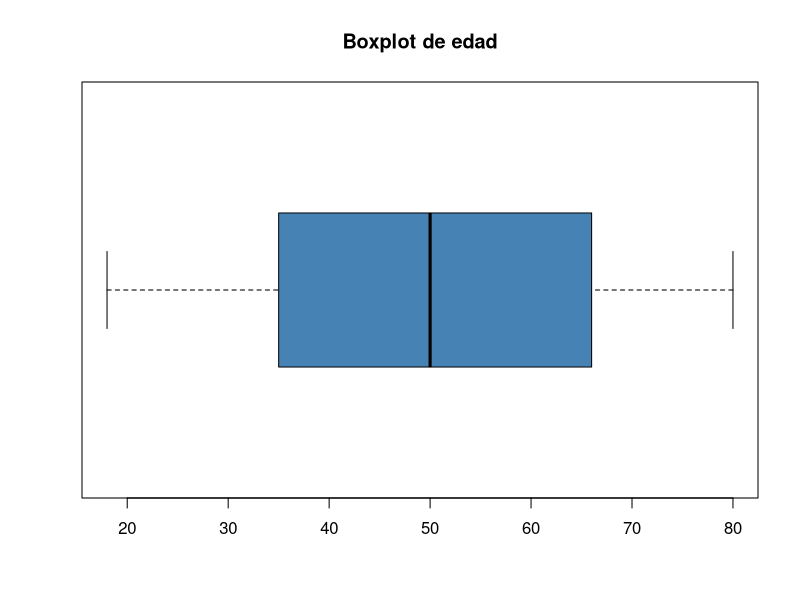
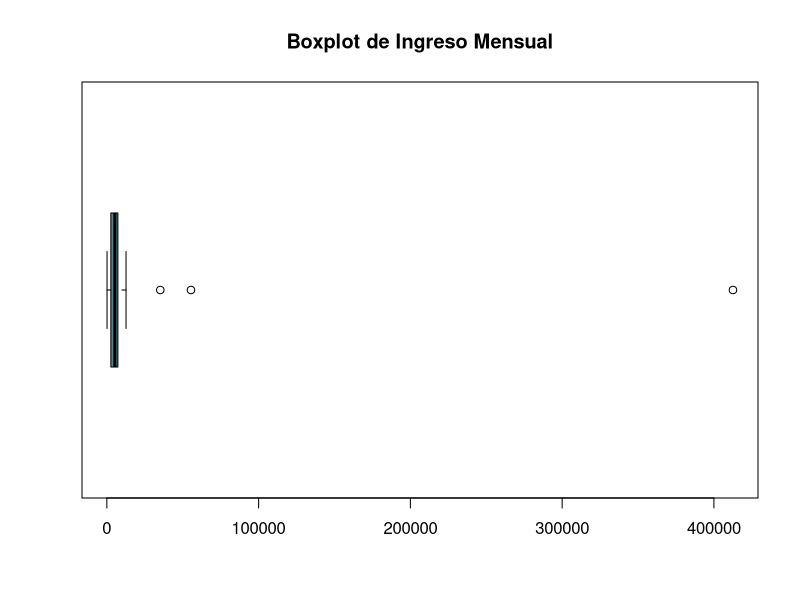
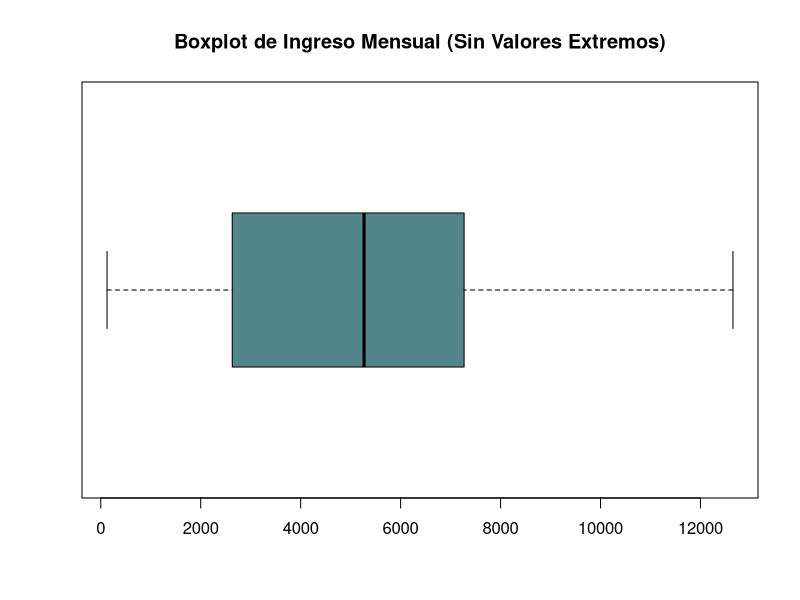
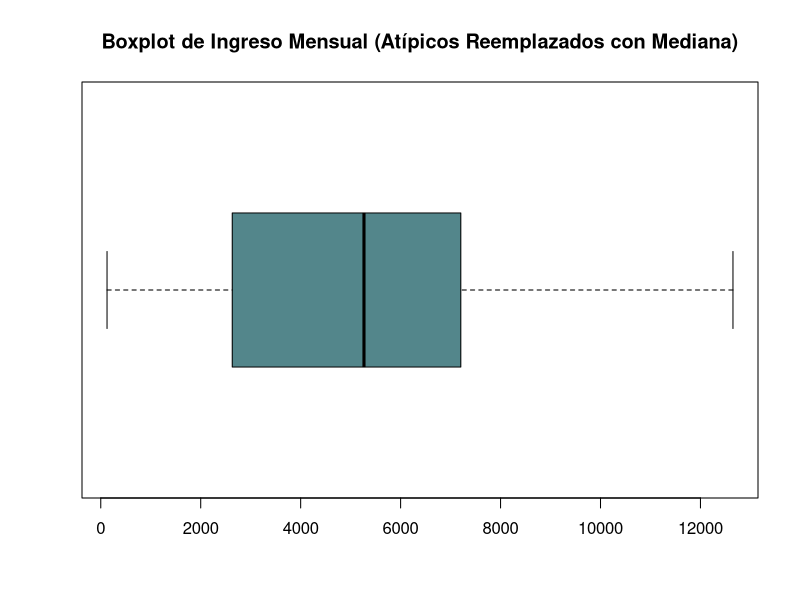
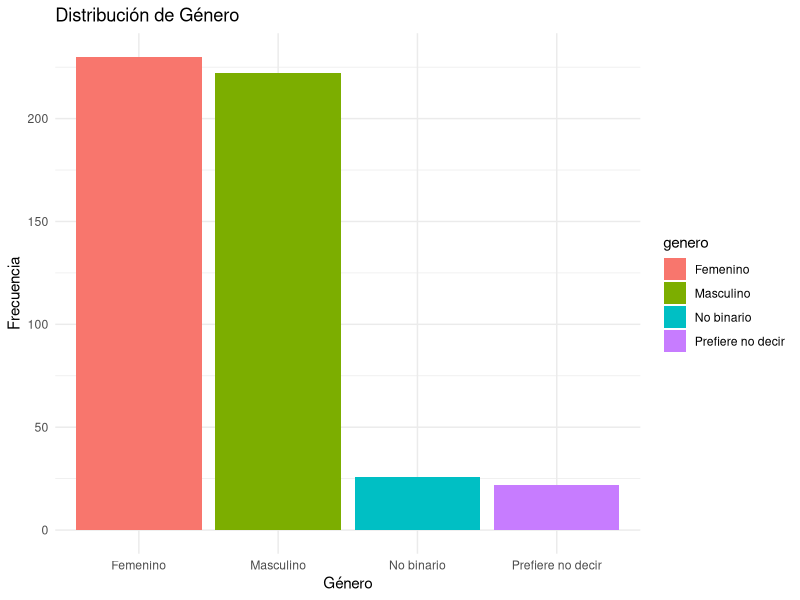
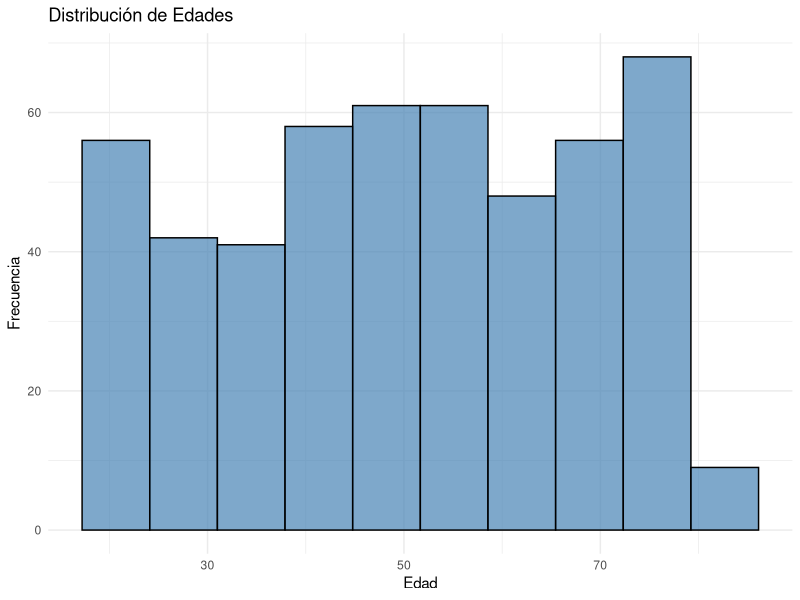
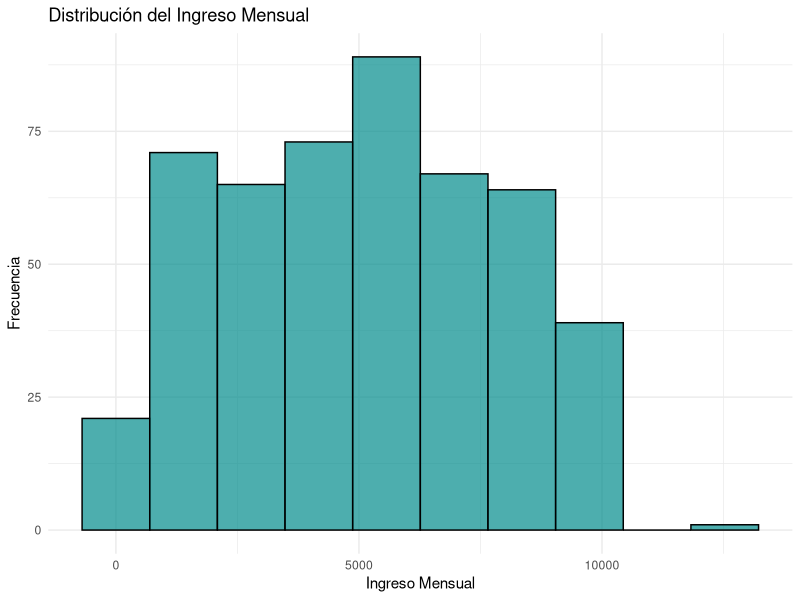
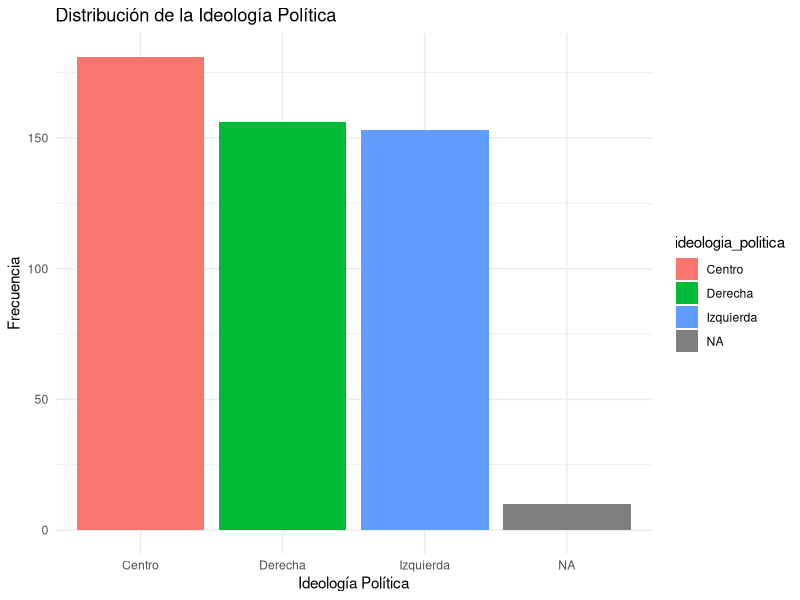

These figures' R source, in order:
## ---- chunk 1

library(tidyverse)# Incluye paquetes de importación, visualización entre otros
library(dplyr)# Manipulación de Datos
library(ggplot2)# Visualización de datos 
library(readxl)# Importación de datos
library(tibble)# Tablas
library(readr) #Para cargar la base de datos

## ---- chunk 2
datos <- read_csv("DATA/dataset_opinion_publica.csv") #Ojo esta es la dirección en la que la profe tenía guardados sus datos, es necesario cambiarla.
## ---- chunk 3
names(datos)# nombres de variables
## ---- chunk 4
head(datos$nivel_de_educacion) #Se utiliza el simbilo $ despues del nombre de la base. Se uba la función head para mostrar solo los primero sdatos y no todos.
## ---- chunk 5
dim(datos) #Dimensiones: num filas x num columnas
## ---- chunk 6
head(datos)
## ---- chunk 7
str(datos)
## ---- chunk 8
#Convertir variables en factores
datos$interes_en_politica <- as.factor(datos$interes_en_politica) #OJO: con el signo "$" llamo a una variable específica de mi dataset
datos$confianza_en_gobierno <- as.factor(datos$confianza_en_gobierno)
## ---- chunk 9
str(datos)
## ---- chunk 10
# Contar valores faltantes por variable
colSums(is.na(datos))
## ---- chunk 11
# Resumen estadístico general
summary(datos)
## ---- chunk 12
boxplot(datos$edad, horizontal=TRUE, col='steelblue', main="Boxplot de edad")
## ---- chunk 13
# Desactivar notación científica (cuando las cifras son muy largas)
options(scipen=999)

# Generar el boxplot sin notación científica
boxplot(datos$ingreso_mensual, horizontal=TRUE, col='cadetblue4', main="Boxplot de Ingreso Mensual")
## ---- chunk 14
# Desactivar notación científica
options(scipen=999)

# Generar boxplot sin valores extremos
boxplot(datos$ingreso_mensual, horizontal=TRUE, col='cadetblue4', 
        main="Boxplot de Ingreso Mensual (Sin Valores Extremos)", 
        outline=FALSE)  # Esto elimina los valores atípicos visualmente
## ---- chunk 15
# Calcular la mediana del ingreso mensual
mediana <- median(datos$ingreso_mensual, na.rm=TRUE)

# Reemplazar valores atípicos con la mediana
datos$ingreso_mensual <- ifelse(datos$ingreso_mensual %in% boxplot.stats(datos$ingreso_mensual)$out, 
                                mediana, 
                                datos$ingreso_mensual)

# Verificar con un nuevo boxplot
boxplot(datos$ingreso_mensual, horizontal=TRUE, col='cadetblue4', 
        main="Boxplot de Ingreso Mensual (Atípicos Reemplazados con Mediana)")
## ---- chunk 16

# Tabla de Frecuencia para Nivel de Educación
tabla_educacion <- table(datos$nivel_de_educacion)
print(tabla_educacion)



## ---- chunk 17

# Tabla de Frecuencia para Ideología Política
tabla_ideologia <- table(datos$ideologia_politica)
print(tabla_ideologia)

## ---- chunk 18

# Tabla de Frecuencia para interés en política
tabla_interes_pol <- table(datos$interes_en_politica)
print(tabla_interes_pol)

## ---- chunk 19
# Determinar automáticamente el número de intervalos con la regla de Sturges
num_intervals <- nclass.Sturges(datos$ingreso_mensual)

# Agrupar ingresos en intervalos automáticos
datos$ingreso_grupo <- cut(datos$ingreso_mensual, breaks = num_intervals, include.lowest = TRUE)

# Crear la tabla de frecuencia
tabla_ingreso <- table(datos$ingreso_grupo)

# Convertir en data frame para mejor presentación
tabla_ingreso_df <- as.data.frame(tabla_ingreso)
colnames(tabla_ingreso_df) <- c("Rango de Ingreso", "Frecuencia")

# Calcular la frecuencia relativa
frecuencia_relativa <- prop.table(tabla_ingreso) * 100  # Convertir a porcentaje
tabla_ingreso_df$frecuencia_relativa <- round(frecuencia_relativa, 2)  # Agregar columna con % y redondear

tabla_ingreso_df #Mostrar la tabla resultante

## ---- chunk 20
ggplot(datos, aes(x = genero, fill = genero)) +  
  geom_bar() +  
  labs(title = "Distribución de Género", x = "Género", y = "Frecuencia") +  
  theme_minimal()
## ---- chunk 21
ggplot(datos, aes(x = edad)) +  
  geom_histogram(bins = 10, fill = "steelblue", color = "black", alpha = 0.7) +  
  labs(title = "Distribución de Edades", x = "Edad", y = "Frecuencia") +  
  theme_minimal()
## ---- chunk 22
ggplot(datos, aes(x = ingreso_mensual)) +  
  geom_histogram(bins = 10, fill = "cyan4", color = "black", alpha = 0.7) +  
  labs(title = "Distribución del Ingreso Mensual", x = "Ingreso Mensual", y = "Frecuencia") +  
  theme_minimal()
## ---- chunk 23
ggplot(datos, aes(x = ideologia_politica, fill = ideologia_politica)) +  
  geom_bar() +  
  labs(title = "Distribución de la Ideología Política", x = "Ideología Política", y = "Frecuencia") +  
  theme_minimal()
## ---- chunk 24
tabla_voto <- table(datos$frecuencia_de_voto)
df_voto <- as.data.frame(tabla_voto)
colnames(df_voto) <- c("Frecuencia de Voto", "Frecuencia")

ggplot(df_voto, aes(x = "", y = Frecuencia, fill = `Frecuencia de Voto`)) +  
  geom_bar(stat = "identity", width = 1) +  
  coord_polar("y", start = 0) +  
  labs(title = "Frecuencia de Voto (Gráfico Circular)") +  
  theme_void()
## ---- chunk 25
# Crear gráfico de barras agrupadas
ggplot(datos, aes(x = frecuencia_de_voto, fill = genero)) +  
  geom_bar(position = "dodge") +  # "dodge" agrupa las barras
  labs(title = "Frecuencia de Voto por Género", x = "Frecuencia de Voto", y = "Cantidad de Personas") +  
  theme_minimal()
## ---- chunk 26
# Crear el boxplot de ingreso mensual según género
ggplot(datos, aes(x = genero, y = ingreso_mensual, fill = genero)) +  
  geom_boxplot() +  # Agregar boxplot
  labs(title = "Distribución del Ingreso Mensual por Género", 
       x = "Género", 
       y = "Ingreso Mensual") +  
  theme_minimal()
## ---- chunk 27
# Relación entre edad e ingreso
ggplot(datos, aes(x = edad, y = ingreso_mensual)) +
  geom_point(alpha = 0.5, color = "blue") +
  geom_smooth(method = "lm", color = "red") +
  theme_minimal() +
  ggtitle("Relación entre Edad e Ingreso")

## ---- chunk 28
#Correlación entre variables numéricas 

# Cargar librería necesaria
library(corrplot)

# Seleccionar solo las variables numéricas de interés
datos_correlacion <- datos[, c("edad", "ingreso_mensual")]

# Calcular la matriz de correlación
matriz_cor <- cor(datos_correlacion, use = "complete.obs")

# Mostrar matriz de correlación en consola
print(matriz_cor)

